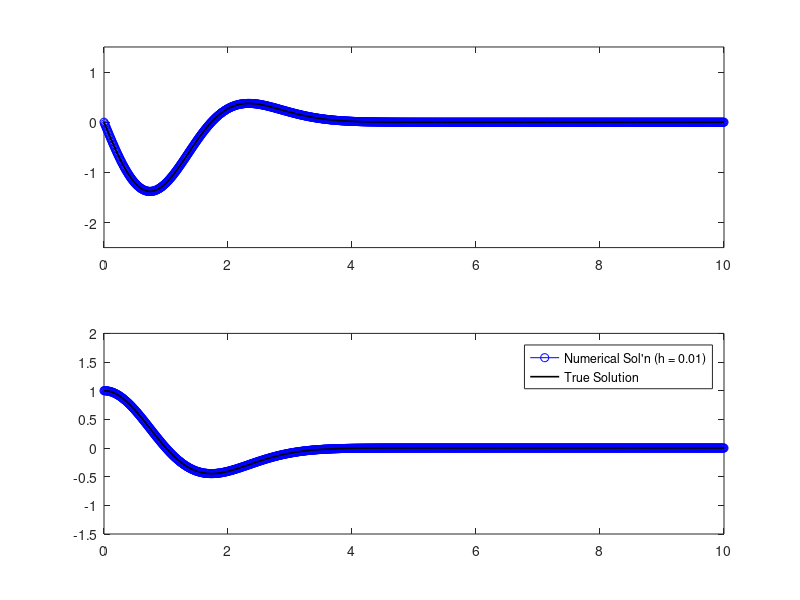

Here is the MATLAB script that generated this plot:
f = @(x,y) [-x*y(1) - 3*y(2); y(1)];            % dy/dx = f(x,y)
h = 0.01; y0 = [0; 1]; x = 0:h:10;              % Step size, I.C., x
if x(end) < 10, x = [x 10]; end
 
y = repmat(y0,[1 length(x)]);           % Initialize y
for j = 2:length(x)                     % RK 4 method
    k1 = h*f(x(j-1), y(:,j-1));
    k2 = h*f(x(j-1)+h/2, y(:,j-1)+k1/2);
    k3 = h*f(x(j-1)+h/2, y(:,j-1)+k2/2);
    k4 = h*f(x(j-1)+h, y(:,j-1)+k3);
    y(:,j) = y(:,j-1) + (1/6)*(k1 + 2*k2 + 2*k3 + k4);
end
 
g = @(x) [exp(-x.^2/2).*(x.^3-3*x);             % True solution, y1(x)
          -exp(-x.^2/2).*(x.^2-1)];             % True solution, y2(x)
xtrue = linspace(x(1),x(end),200);              % Equally spaced x points
ytrue = g(xtrue);                               % Compute true solution

clf; subplot(211);
plot(x,y(1,:),'o-b'); hold on;                  % Plot numerical sol'n
plot(xtrue,ytrue(1,:),'k-','LineWidth',1.2);    % Plot true solution
hold off; axis([0 10 -2.5 1.5]);
subplot(212);
plot(x,y(2,:),'o-b'); hold on;                  % Plot numerical sol'n
plot(xtrue,ytrue(2,:),'k-','LineWidth',1.2);    % Plot true solution
hold off; axis([0 10 -1.5 2]);
legend(sprintf('Numerical Sol''n (h = %.2f)',h),...
    'True Solution','Location','northeast');
